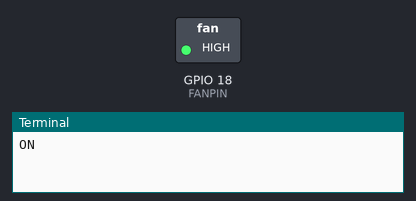
This program was run on a simulated Raspberry Pi (BCM pin numbers). Shown: switched loads named in the program (green lamp = pin HIGH), the last lines printed to the terminal.

Above: at 2.5 s.
At 7.5 s:
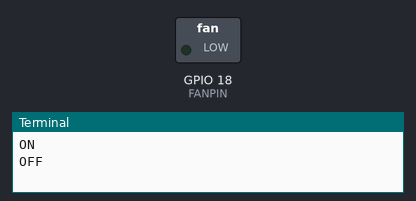
Timing chart, 0 to 13.0 s (numbered marks = the images above):
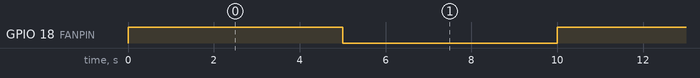

The program:

ras_operateFans.py
```python
#-*- coding: utf-8 -*-
import wiringpi2
from time import sleep

FANPIN = 18

wiringpi2.wiringPiSetupGpio()
wiringpi2.pinMode(FANPIN, 1)

while True:
    print("ON")
    wiringpi2.digitalWrite(FANPIN, 1)
    sleep(5)

    print("OFF")
    wiringpi2.digitalWrite(FANPIN, 0)
    sleep(5)
```

Measured:
- by itself, GPIO 18 (FANPIN): alternates HIGH for 5.0 s and LOW for 5.0 s
